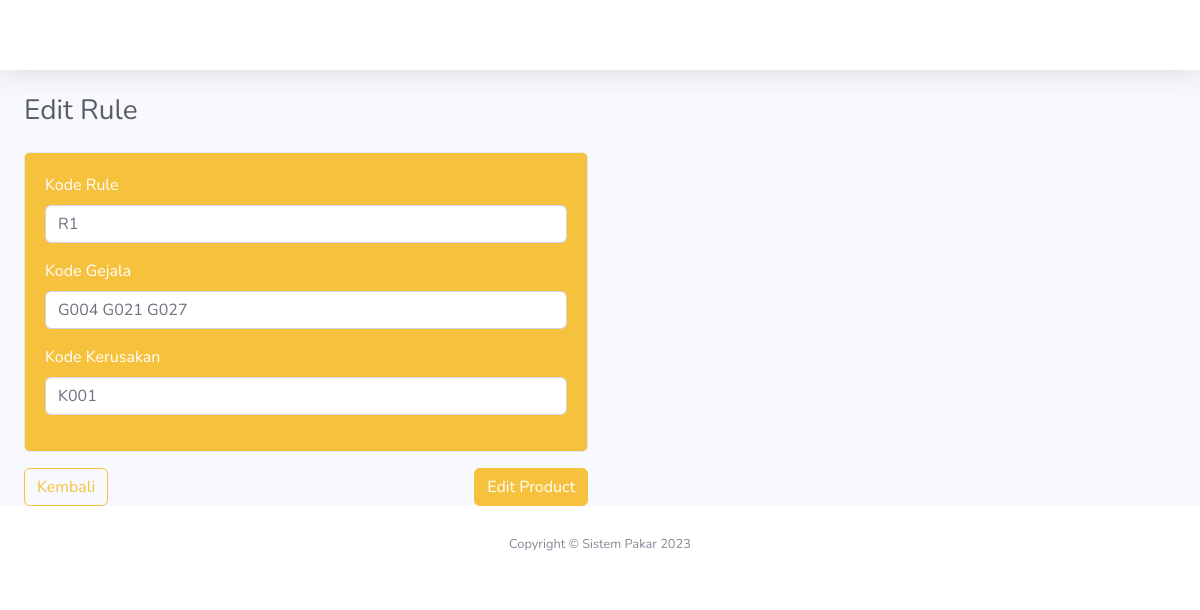
The page /dashboard/edit_rule/1 on the database its author committed.
### tables this page shows
CREATE TABLE `tb_rule` (
  `id_rule` int(11) NOT NULL,
  `kode_rule` varchar(50) NOT NULL,
  `kode_gejala` varchar(128) NOT NULL,
  `kode_kerusakan` varchar(128) NOT NULL
);

### application/controllers/Dashboard.php (called while the page is built, shortened)
<?php
class Dashboard extends CI_Controller
{
    public function edit_rule($id)
    {
        $data['title'] = 'Edit Rule';
        $data['user'] = $this->db->get_where('user', ['email' => $this->session->userdata('email')])->row_array();
        $this->load->model('Dashboard_model');
        $data['rule'] = $this->Dashboard_model->getByIdRule($id);
        $this->form_validation->set_rules('kode_rule', 'Kode Rule', 'required');
        $this->form_validation->set_rules('kode_gejala', 'Kode Gejala', 'required');
        $this->form_validation->set_rules('kode_kerusakan', 'Kode Kerusakan', 'required');
        if ($this->form_validation->run() == FALSE) {
            $this->load->view('templates/header', $data);
            $this->load->view('templates/top_bar', $data);
            $this->load->view('dashboard/edit_rule', $data);
            $this->load->view('templates/footer');
        } else {
            $this->Dashboard_model->editRule();
            $this->session->set_flashdata('flash', 'Edit');
            redirect('dashboard/rule');
        }
    }
}

### index.php (called while the page is built, shortened)
<?php
require_once BASEPATH.'core/CodeIgniter.php';

### application/models/Dashboard_model.php (called while the page is built, shortened)
<?php
class Dashboard_model extends CI_model
{
    public function getByIdRule($id)
    {
        return $this->db->get_where('tb_rule', ['id_rule' => $id])->row_array();
    }
}

### application/views/dashboard/edit_rule.php (the view, shortened to what this page needs)
<div class="container-fluid">
    <h1 class="h3 mb-4 text-gray-800"> <?= $title; ?></h1>
    <div class="row mt-3">
        <div class="col-md-6">
            <div class="card text-white bg-warning mb-3" style="max-width: 40rem;">
                <div class="card-body">
                    <form method="post" action="">
                        <div class="form-group">
                            <label for="kode_rule">Kode Rule</label>
                            <input type="text" class="form-control" id="kode_rule" name="kode_rule" value="<?= $rule['kode_rule']; ?>">
                        </div>
                        <div class="form-group">
                            <label for="kode_gejala">Kode Gejala</label>
                            <input type="text" class="form-control" id="kode_gejala" name="kode_gejala" value="<?= $rule['kode_gejala']; ?>">
                        </div>
                        <div class="form-group">
                            <label for="kode_kerusakan">Kode Kerusakan</label>
                            <input type="text" class="form-control" id="kode_kerusakan" name="kode_kerusakan" value="<?= $rule['kode_kerusakan']; ?>">
                        </div>
                </div>
            </div>
            <button type="submit" class="btn btn-warning float-right" name="edit">Edit Product</button>
            <a href="<?php echo site_url('dashboard/rule') ?>" class="btn btn-outline-warning">Kembali</a>
        </div>
    </div>
</div>
</div>

### rows shown on the page
tb_rule: kode_rule "R1", kode_gejala "G004 G021 G027", kode_kerusakan "K001"

### other values the page prints
$title "Edit Rule"
